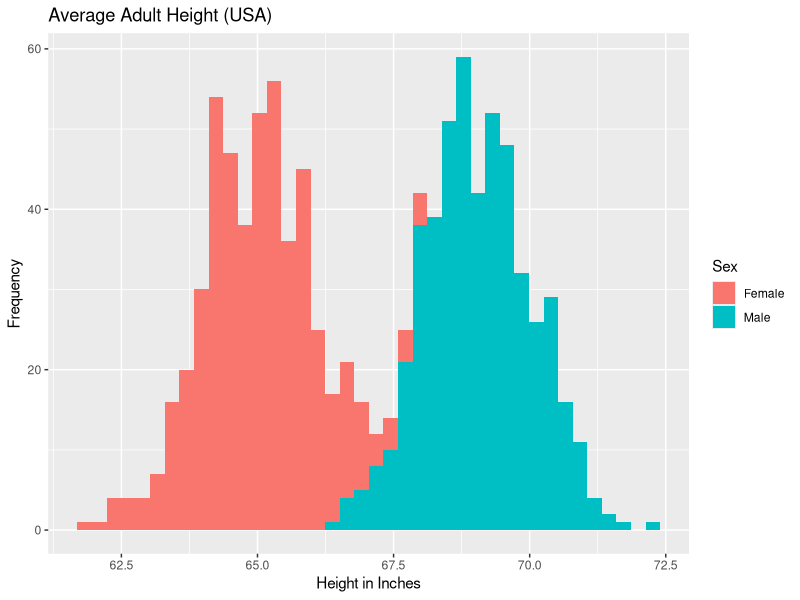
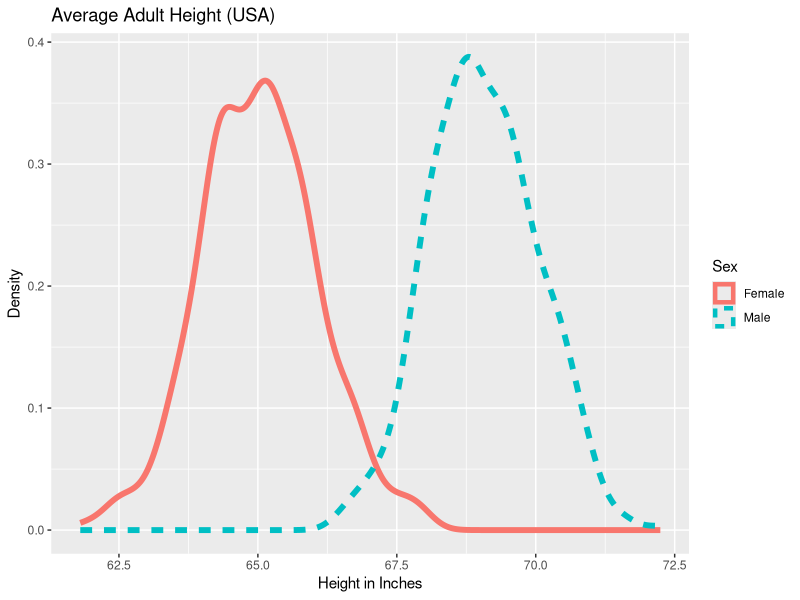

The R script that drew these images, in order:
# histograms

Sex <- rep( c( "Female", "Male" ), each=500 )

height <- c( rnorm( 500, 65 ), rnorm( 500, 69 ) )

frame <- data.frame( Sex, height )

head( frame, n=3 )
tail( frame, n=3 )

library( ggplot2 )

qplot( height, data=frame, geom="histogram", 
       fill=Sex, bins=40,
       ylab="Frequency", xlab="Height in Inches",
       main="Average Adult Height (USA)" )

qplot( height, data=frame, geom="density", 
       size=I(2), color=Sex, linetype=Sex,
       ylab="Density", xlab="Height in Inches",
       main="Average Adult Height (USA)" )
